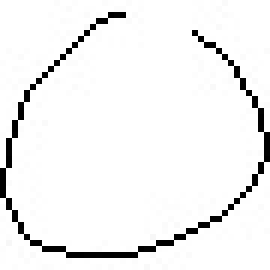
#> input picture dataset/extracted_images/0/0_61802.jpg, 45 x 45 px, given in place of 0, which was not available (shown 6 times larger)
$ python LoadingDataset.py
#> lines starting #> are read from the running program, lines starting #| are printed output that depends on the picture; after the words box and inside, x2 and y2 are one past the last pixel; in counts of white or black regions, pixels touching at a corner belong together; pictures that were not available may be replaced by others from this repository, and a replacement may not be noted
"""
這段程式碼的目的是將一個包含手寫數字和數學符號的影像資料集轉換為可以用於訓練機器學習模型的格式，並將其保存到 CSV 檔案中。
"""


import numpy as np
import pandas as pd
import cv2
import os
from os import listdir
from os.path import join
import matplotlib.pyplot as plt
index_dir={'0':0,'1':1,'2':2,'3':3,'4':4,'5':5,'6':6,'7':7,'8':8,'9':9,'+':10,'-':11,'times':12}
def get_index(directory):
    return index_dir[directory]

def load_images(folder):
#> called with folder = './dataset/extracted_images'
    train_data = []

    for filename in os.listdir(folder):
        img = cv2.imread(os.path.join(folder,filename), cv2.IMREAD_GRAYSCALE)
#> img is the input picture: shape (45, 45); min 0, max 255, mean 241.5
        #img = ~img
        if img is not None:
            img = ~img
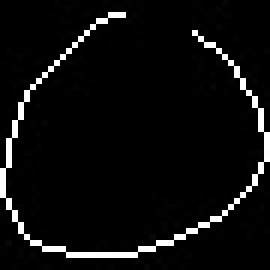
#> img: shape (45, 45) (shown 6 times larger); min 0, max 255, mean 13.5
            _, img = cv2.threshold(img, 127, 255, cv2.THRESH_BINARY)
#> img: shape (45, 45); 5.2% white in thin lines or dots
            ctrs, _ = cv2.findContours(img, cv2.RETR_EXTERNAL, cv2.CHAIN_APPROX_NONE)
#> ctrs = 1 contour, all with area under 20
            cnt = sorted(ctrs, key=lambda ctr: cv2.boundingRect(ctr)[0])
#> cnt = 1 contour, all with area under 20
            m = 0
            for c in cnt:
                x, y, w, h = cv2.boundingRect(c)
                m = max(w*h, m)
                if m == w*h:
                    x_max,y_max,w_max,h_max=x,y,w,h
#> this loop made 1 pass
#> (x, y, w, h, m, x_max, y_max, w_max) on pass 1: (0, 2, 45, 41, 1845, 0, 2, 45)
            im_crop = img[y_max:y_max+h_max+10, x_max:x_max+w_max+10]
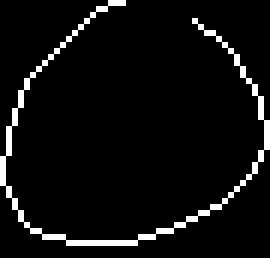
#> im_crop: shape (43, 45) (shown 6 times larger); 5.4% white in thin lines or dots
            im_resize = cv2.resize(im_crop, (28, 28))
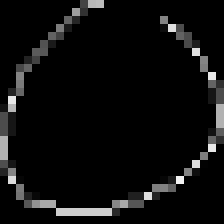
#> im_resize: shape (28, 28) (shown 8 times larger); min 0, max 241, mean 13.9
            im_resize = np.reshape(im_resize, (784, 1))
#> im_resize = 784 values, max 241 at index 638, min 0 at index 0, mean 13.87
            train_data.append(im_resize)
    return train_data
dataset_dir = './dataset/'
directory_list = listdir(dataset_dir)
#print(directory_list)
first = True
data = []
print('Imporitng...')
for directory in directory_list:
        print(directory)
        if first:
            first = False
            data = load_images(dataset_dir + directory)
#> data = 1 item
            for i in range(0, len(data)):
#> (the run stopped early here; a loop or call above may not have finished)

$ run again, on dataset/extracted_images/0/exp9785.jpg
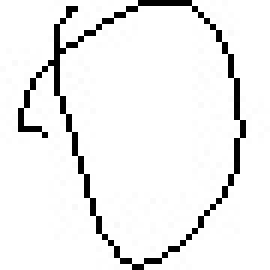
#> input picture dataset/extracted_images/0/exp9785.jpg, 45 x 45 px, given in place of 0, which was not available (shown 6 times larger)
#> in load_images, img is the input picture: shape (45, 45); min 0, max 255, mean 238.2
#> ctrs = 1 contour; box (x1, y1, x2, y2) and area: (3, 0, 41, 45) 982
#> cnt has the same summary as ctrs
#> the loop in load_images, `for c in cnt:` made 1 pass
#> (x, y, w, h, m, x_max, y_max, w_max) on pass 1: (3, 0, 38, 45, 1710, 3, 0, 38)
#> in load_images, `im_crop = img[y_max:y_max+h_max+10, x_max:x_max+w_max+10]`:
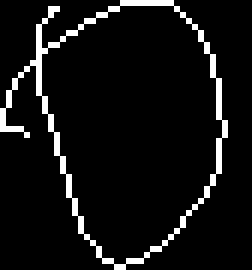
#> im_crop: shape (45, 42) (shown 6 times larger); 6.9% white in thin lines or dots
#> in load_images, `im_resize = cv2.resize(im_crop, (28, 28))`:
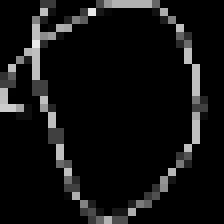
#> im_resize: shape (28, 28) (shown 8 times larger); min 0, max 233, mean 18
#> in load_images, `im_resize = np.reshape(im_resize, (784, 1))`: im_resize = 784 values, max 233 at index 144, min 0 at index 0, mean 18.01
#> data = 1 item
